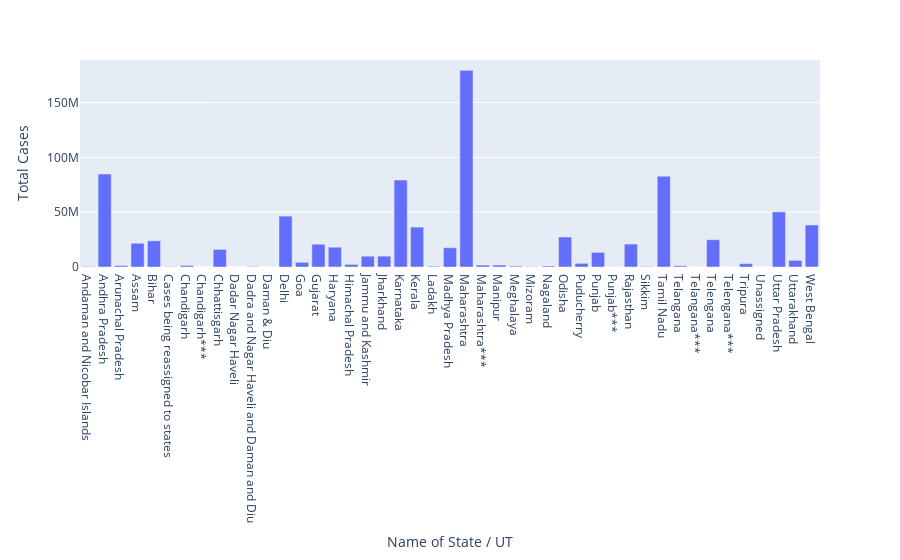

The notebook cell this image was saved under:
### Code cell
# interactive plot 2
px.bar(df,x='Name of State / UT',y='Total Cases')

### Figure 1 — Plotly figure (JSON) as saved in the notebook; plotly's stock layout.template omitted (floating-point values rounded to 4 significant figures)
{"data": [{"alignmentgroup": "True", "hovertemplate": "Name of State / UT=%{x}<br>Total Cases=%{y}<extra></extra>", "legendgroup": "", "marker": {"color": "#636efa"}, "name": "", "offsetgroup": "", "orientation": "v", "showlegend": false, "textposition": "auto", "type": "bar", "x": ["Andaman and Nicobar Islands", "Andhra Pradesh", "Arunachal Pradesh", "Assam", "Bihar", "Cases being reassigned to states", "Chandigarh", "Chandigarh***", "Chhattisgarh", "Dadar Nagar Haveli", "Dadra and Nagar Haveli and Daman and Diu", "Daman & Diu", "Delhi", "Goa", "Gujarat", "Haryana", "Himachal Pradesh", "Jammu and Kashmir", "Jharkhand", "Karnataka", "Kerala", "Ladakh", "Madhya Pradesh", "Maharashtra", "Maharashtra***", "Manipur", "Meghalaya", "Mizoram", "Nagaland", "Odisha", "Puducherry", "Punjab", "Punjab***", "Rajasthan", "Sikkim", "Tamil Nadu", "Telangana", "Telangana***", "Telengana", "Telengana***", "Tripura", "Unassigned", "Uttar Pradesh", "Uttarakhand", "West Bengal"], "xaxis": "x", "y": [483761, 84815303, 1314087, 21703581, 23891385, 345565, 1387878, 15636, 16051609, 186, 384618, 2, 46445978, 4248741, 20788858, 18060806, 2354421, 9870504, 9912089, 79354749, 36407056, 680539, 17544637, 179450627, 1723135, 1788562, 849874, 284581, 918755, 27395482, 3334604, 13339280, 140605, 20941444, 399767, 82789540, 1077182, 52466, 24886079, 57142, 3085356, 161, 50283822, 6073034, 38349942], "yaxis": "y"}], "layout": {"barmode": "relative", "legend": {"tracegroupgap": 0}, "margin": {"t": 60}, "xaxis": {"anchor": "y", "domain": [0, 1], "title": {"text": "Name of State / UT"}}, "yaxis": {"anchor": "x", "domain": [0, 1], "title": {"text": "Total Cases"}}}}
